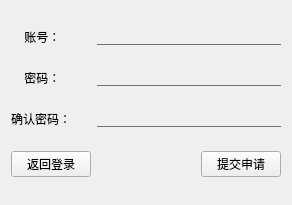
<?xml version="1.0" encoding="UTF-8"?>
<ui version="4.0">
 <class>Register</class>
 <widget class="QFrame" name="Register">
  <property name="geometry">
   <rect>
    <x>0</x>
    <y>0</y>
    <width>292</width>
    <height>205</height>
   </rect>
  </property>
  <property name="windowTitle">
   <string>Form</string>
  </property>
  <property name="styleSheet">
   <string notr="true">QLineEdit{
background:transparent;
border:none;
color:#717072;
border-bottom:1px solid #717072;
}</string>
  </property>
  <layout class="QGridLayout" name="gridLayout">
   <item row="0" column="0">
    <widget class="QLabel" name="label">
     <property name="text">
      <string>    账号：</string>
     </property>
    </widget>
   </item>
   <item row="0" column="1" colspan="2">
    <widget class="QLineEdit" name="username"/>
   </item>
   <item row="1" column="0">
    <widget class="QLabel" name="label_2">
     <property name="text">
      <string>    密码：</string>
     </property>
    </widget>
   </item>
   <item row="1" column="1" colspan="2">
    <widget class="QLineEdit" name="passwd">
     <property name="echoMode">
      <enum>QLineEdit::Password</enum>
     </property>
    </widget>
   </item>
   <item row="2" column="0">
    <widget class="QLabel" name="label_3">
     <property name="text">
      <string>确认密码：</string>
     </property>
    </widget>
   </item>
   <item row="2" column="1" colspan="2">
    <widget class="QLineEdit" name="passwd_2">
     <property name="echoMode">
      <enum>QLineEdit::Password</enum>
     </property>
    </widget>
   </item>
   <item row="3" column="0">
    <widget class="QPushButton" name="return_login">
     <property name="text">
      <string>返回登录</string>
     </property>
    </widget>
   </item>
   <item row="3" column="1">
    <spacer name="horizontalSpacer">
     <property name="orientation">
      <enum>Qt::Horizontal</enum>
     </property>
     <property name="sizeHint" stdset="0">
      <size>
       <width>109</width>
       <height>20</height>
      </size>
     </property>
    </spacer>
   </item>
   <item row="3" column="2">
    <widget class="QPushButton" name="submit">
     <property name="text">
      <string>提交申请</string>
     </property>
    </widget>
   </item>
  </layout>
 </widget>
 <resources/>
 <connections/>
</ui>
